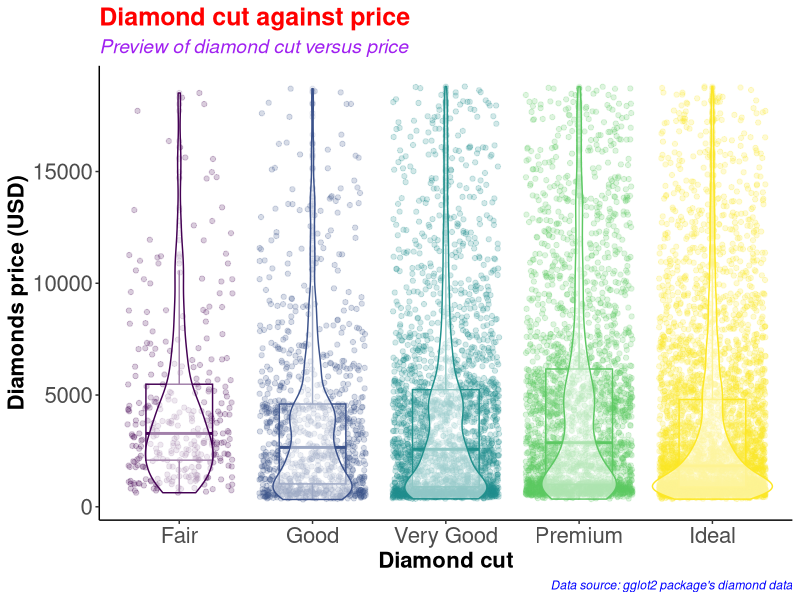
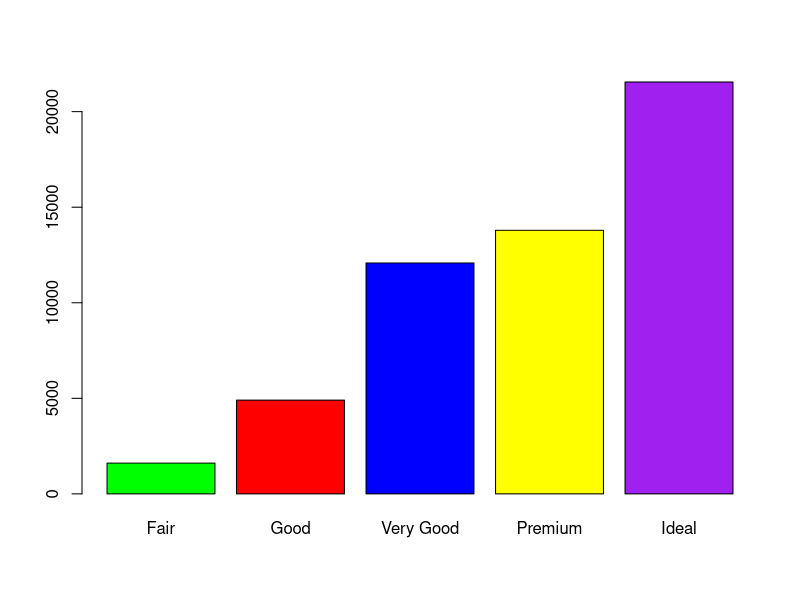
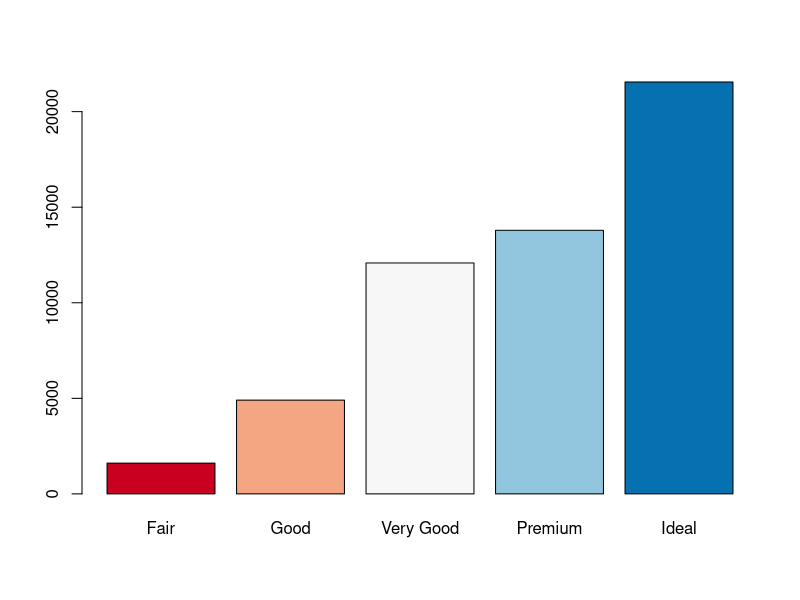
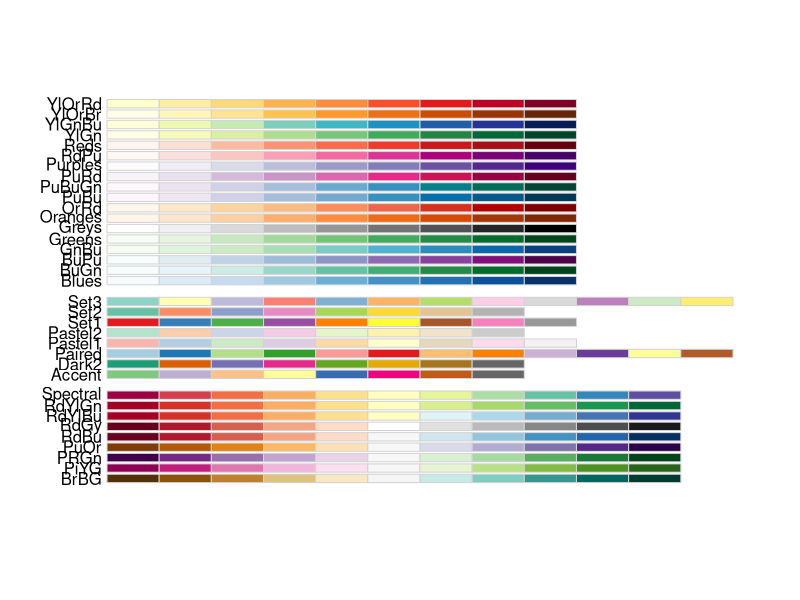
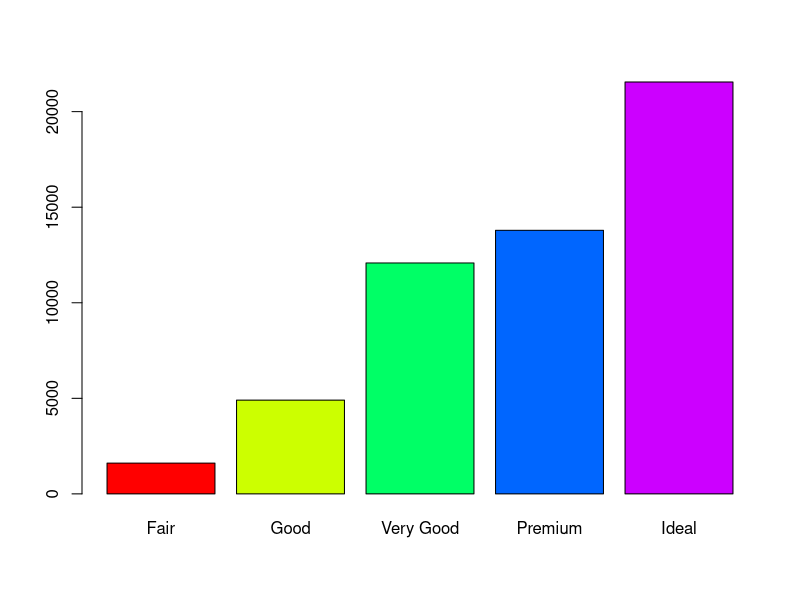
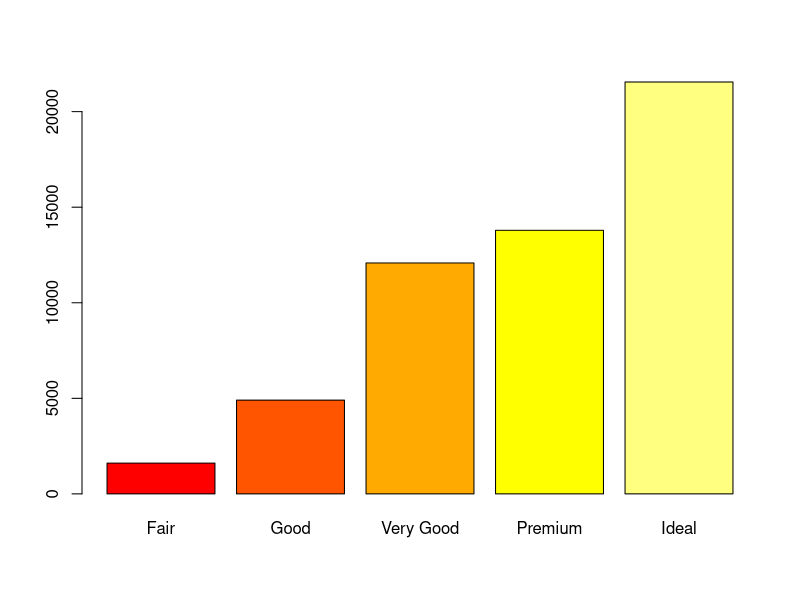
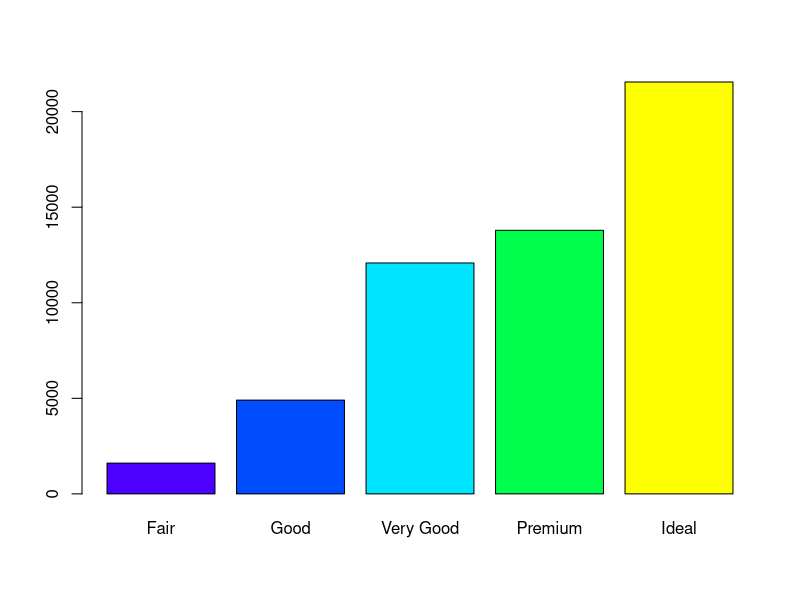
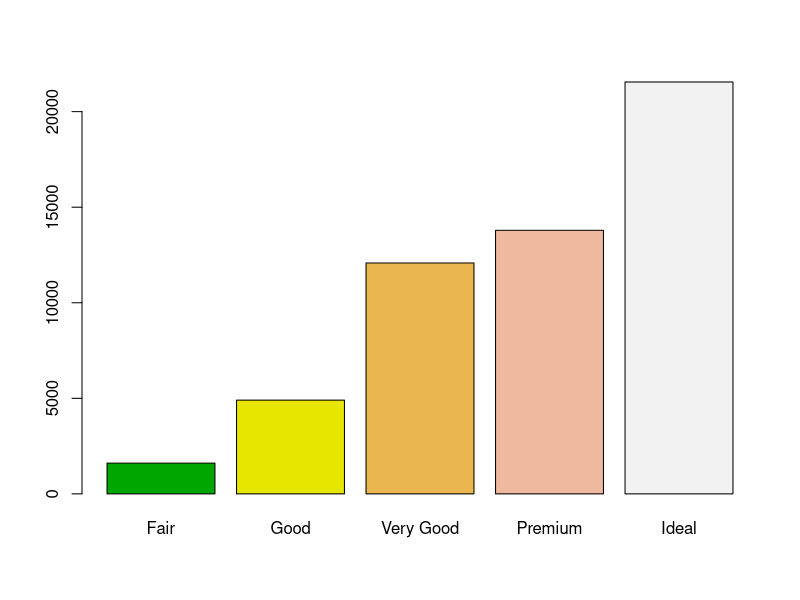

R code for these plots, in order:
#########################################
# Name: Wyclife Agumba Oluoch           #   
# E-mail: wyclifeoluoch@gmail.com       #
# GitHub: https://github.com/Wycology   #
# Task: Boxplot and violin plots in one #
# Date: 4th Jan 2021                    #
# Last edited: 22nd July 2021           #
#########################################

# Loading the necessary libraries for the project

base::library(tidyverse) # This is for data wrangling and plotting.
base::library(RColorBrewer) # This is for generating color pallets for the plots.

diamonds_df <- diamonds # Saving the diamonds data-set to a new object in R.

utils::head(diamonds) # Checking the variables in the data-set for subsequent analyses
base::nrow(diamonds) # Checking for the number of rows in the data. 53940 observations
base::ncol(diamonds) # Checking the number of variables in the data-set. 10 variables

diamonds_df %>% # Picking the diamonds data, and then
  dplyr::slice_sample(n = 0.2*(nrow(diamonds))) %>% # Picking a portion of the data-set
  ggplot2::ggplot(ggplot2::aes(x = cut, y = price, color = cut)) + # Adding the mapping variables
  ggplot2::geom_point(position = "jitter", alpha = 0.2) + # Adding jitter and alpha
  ggplot2::geom_boxplot(alpha = 0.1, width = 0.5) + # Modifying dimensions of the boxplot 
  ggplot2::geom_violin(alpha = 0.5) + # Adding violin plot on top of the box and jitter
  ggplot2::theme_classic() + # Adding my preferred theme for publication.
  ggplot2::theme(legend.position = "none") + # Removing the legend; it is on the x-axis
  ggplot2::labs(x = "Diamond cut", # Labels the x-axis.
       y = "Diamonds price (USD)", # Labeling the y-axis
       title = "Diamond cut against price", # Setting tibble of the plot
       subtitle = "Preview of diamond cut versus price", # Descriptive title beneath TITLE
       caption = "Data source: gglot2 package's diamond data") +
  ggplot2::theme(axis.text = ggplot2::element_text(size=16), # Size of labels on tick-marks
        axis.title = ggplot2::element_text(size=16,face="bold")) + # Size of axis labels
  ggplot2::theme(plot.title = ggplot2::element_text(color = 'red', size = 18, face = 'bold'),
        plot.subtitle = ggplot2::element_text(color = 'purple', size = 14, face = 'italic'),
        plot.caption = element_text(color = 'blue', face = 'italic'))

diamonds %>% # Picking the diamonds data, and then
  filter(cut == 'Very Good') %>% # Picking the very good cut 
  nrow() # counting the number of rows with very good cut

diamonds %>% 
  select(cut) %>% 
  table() %>% 
  barplot(col = c('green', 'red', 'blue', 'yellow', 'purple'))

# Instead of specifying the colors, we can simply use the color brewer panel 

diamonds %>% 
  select(cut) %>% 
  table() %>% 
  barplot(col = brewer.pal(n = 5, name = "RdBu"))
# To display more brewer colors options to use, run the following function:

display.brewer.all()

# Can also use rainbow colors

diamonds %>% 
  select(cut) %>% 
  table() %>% 
  barplot(col = rainbow(5))

# Can also use heat.colors
diamonds %>% 
  select(cut) %>% 
  table() %>% 
  barplot(col = heat.colors(5))

# Can also use topographic colors

diamonds %>% 
  select(cut) %>% 
  table() %>% 
  barplot(col = topo.colors(5))

# Can also use terrain colors for the plot
diamonds %>% 
  select(cut) %>% 
  table() %>% 
  barplot(col = terrain.colors(5))

# Can also use cm.colors
diamonds %>% 
  select(cut) %>% 
  table() %>% 
  barplot(col = cm.colors(5)) 

# That is awesome. Good for the day.
